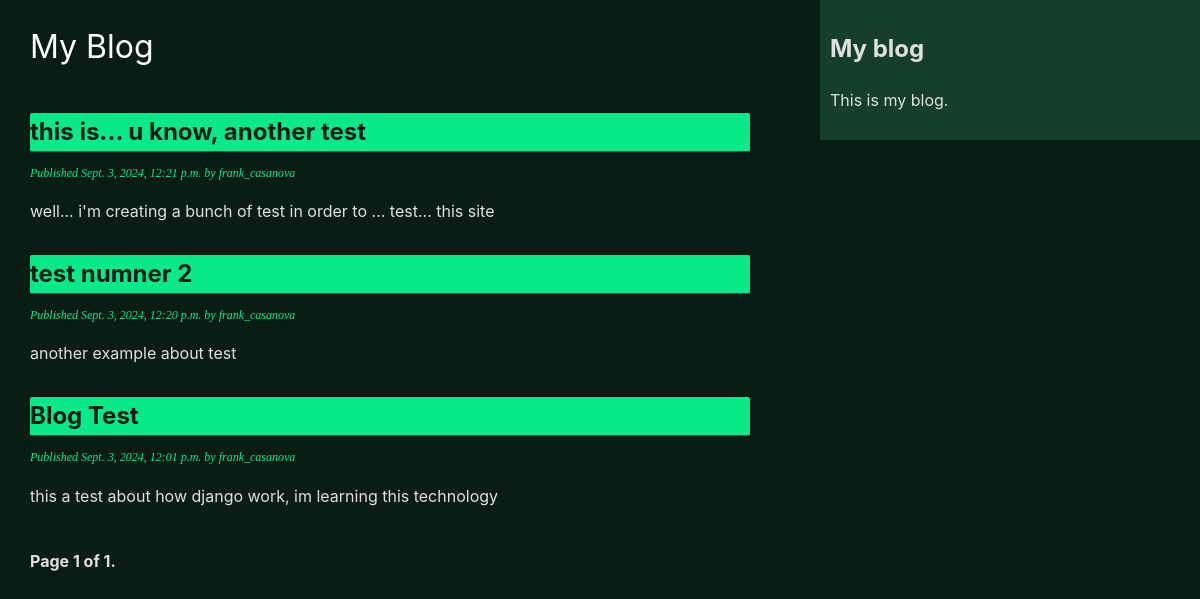
The app's page /, older data.
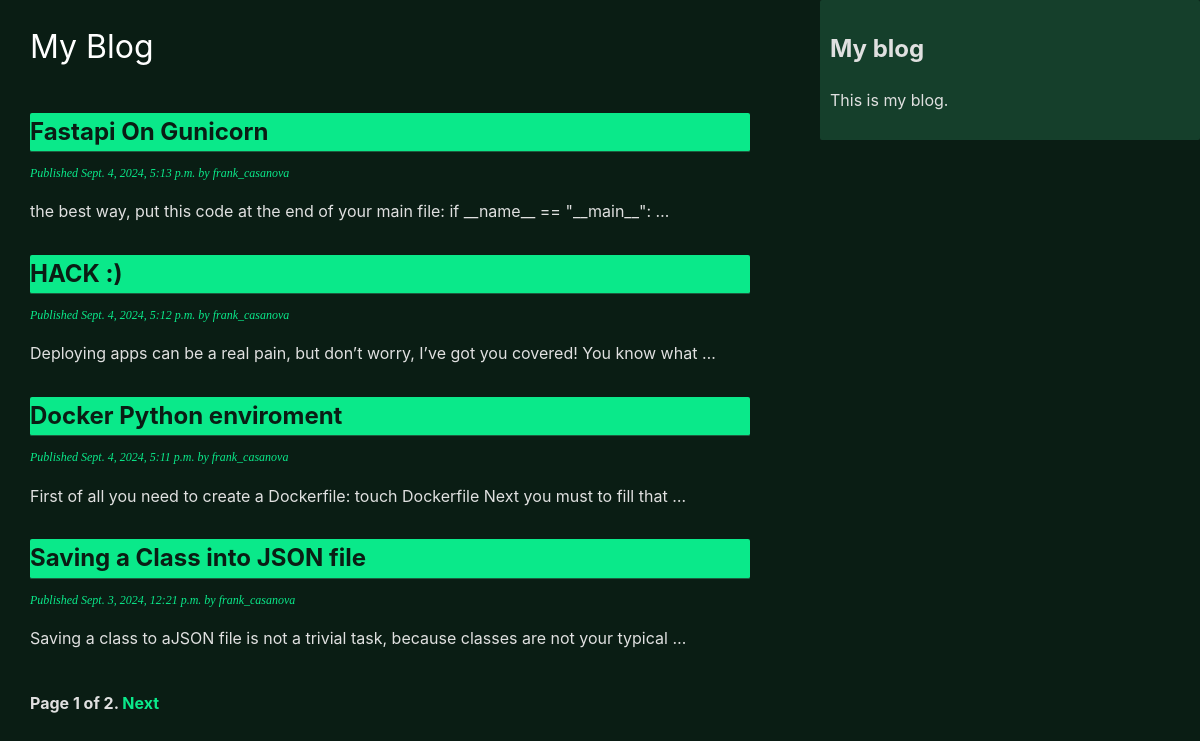
The same page, newer data.
### blog/models.py (models this page shows, shortened)
class Post_djb(models.Model):
    class Status(models.TextChoices):
        DRAFT = 'd', 'Draft'
        PUBLISHED = 'p', 'Published'
    title = models.CharField(max_length=87)
    slug = models.SlugField(max_length=87, unique_for_date='publish')
    author = models.ForeignKey(settings.AUTH_USER_MODEL, on_delete=models.CASCADE, related_name='blog_posts')
    body = models.TextField()
    publish = models.DateTimeField(default=timezone.now)
    created = models.DateTimeField(auto_now_add=True)
    updated = models.DateTimeField(auto_now=True)
    status = models.CharField(max_length=1, choices=Status.choices, default=Status.DRAFT)
    objects = models.Manager()
    published = PublishedManager()
    class Meta:
        ordering = ['-publish']
        indexes = [
            models.Index(fields=['-publish']),
        ]
    def get_absolute_url(self):
        return reverse("blog:post_detail", args=[
            self.publish.year,
            self.publish.month,
            self.publish.day,
            self.slug
            ])

### blog/views.py (the view)
# urls.py: path('', views.PostListView.as_view(), name='post_list'),
class PostListView(ListView):
    queryset = Post_djb.published.all()
    context_object_name = 'posts'
    paginate_by = 4
    template_name = 'blog/post/list.html'

### blog/templates/blog/post/list.html (shortened to what this page needs)
{% extends "blog/base.html" %}
{% block content %}
  <h1>My Blog</h1>
  {% for post in posts %}
      <a href="{{ post.get_absolute_url }}">
        <h2 class="post-title">{{ post.title }}</h2>
      </a>
    <p class="date">
      Published {{ post.publish }} by {{ post.author }}
    </p>
    <div class="post-body">
      {{ post.body|truncatewords:17|linebreaks }}
    </div>
  {% endfor %}
  {% include "pagination.html" with page=page_obj %}
{% endblock %}

Row changes from the older to the newer data that the page shows:
no longer on this page (row edited): Post_djb: title "test numner 2", publish "Sept. 3, 2024, 12:20 p.m.", author "frank_casanova", body "another example about test"
no longer on this page (row edited): Post_djb: title "Blog Test", publish "Sept. 3, 2024, 12:01 p.m.", author "frank_casanova", body "this a test about how django work, im learning this technology"
added Post_djb: title "Fastapi On Gunicorn", publish "Sept. 4, 2024, 5:13 p.m.", author "frank_casanova", body "the best way, put this code at the end of your main file: if __name__ == \"__main__\": …"
added Post_djb: title "HACK :)", publish "Sept. 4, 2024, 5:12 p.m.", author "frank_casanova", body "Deploying apps can be a real pain, but don’t worry, I’ve got you covered! You know what …"
added Post_djb: title "Docker Python enviroment", publish "Sept. 4, 2024, 5:11 p.m.", author "frank_casanova", body "First of all you need to create a Dockerfile: touch Dockerfile Next you must to fill that …"
changed Post_djb: title "this is... u know, another test" → "Saving a Class into JSON file"; body "well... i'm creating a bunch of test in order to ... test... this site" → "Saving a class to aJSON file is not a trivial task, because classes are not your typical …"
Text that changed along with them:
{{ page.paginator.num_pages }}: "1" → "2"
text now shown: "Next"
